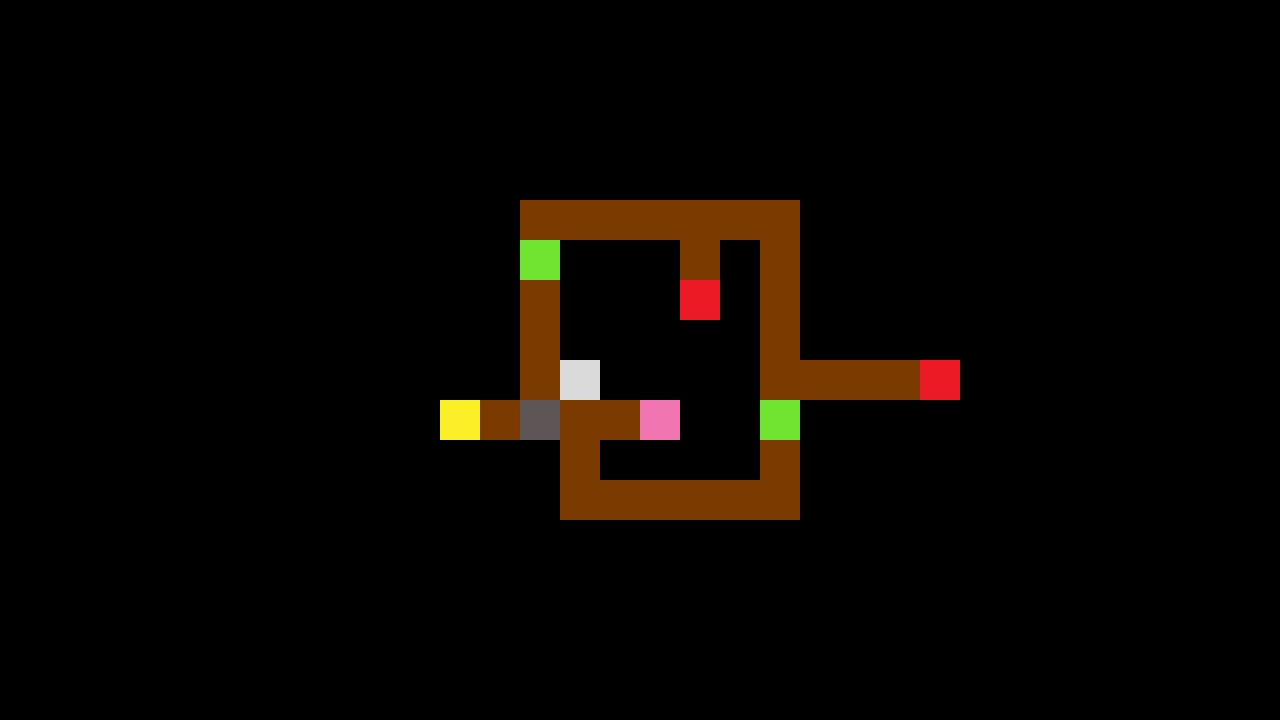

This is a level from a 2D game, rendered from its Tiled map with the project's own tilesets. A one-line summary and the map file follow, with tile-layer data summarised:
An orthogonal 32x18 tile map with 40x40 px tiles, 2 tile layers (Tiles, Catchables) and 2 objects.

<map version="1.0" orientation="orthogonal" renderorder="right-down" width="32" height="18" tilewidth="40" tileheight="40" nextobjectid="6">
 <tileset firstgid="1" name="Tiles" tilewidth="40" tileheight="40">
  <tile id="0">
   <image width="40" height="40" source="Attack_001.jpg" />
  </tile>
  <tile id="1">
   <image width="40" height="40" source="Box_001.jpg" />
  </tile>
  <tile id="2">
   <image width="40" height="40" source="Exit_001.jpg" />
  </tile>
  <tile id="3">
   <image width="40" height="40" source="Gatilho_Flecha_001.jpg" />
  </tile>
  <tile id="4">
   <image width="40" height="40" source="Ground_001.jpg" />
  </tile>
  <tile id="5">
   <image width="40" height="40" source="Single_Tile_001.jpg" />
  </tile>
  <tile id="6">
   <image width="40" height="40" source="Sky_001.jpg" />
  </tile>
  <tile id="7">
   <image width="40" height="40" source="Snow_001.jpg" />
  </tile>
  <tile id="8">
   <image width="40" height="40" source="Speed_001.jpg" />
  </tile>
  <tile id="9">
   <image width="40" height="40" source="Start_001.jpg" />
  </tile>
  <tile id="10">
   <image width="40" height="40" source="Trees_001.jpg" />
  </tile>
 </tileset>
 <layer name="Tiles" width="32" height="18">
  <data>[576 cells, 133 non-empty, 8 distinct tile ids]</data>
 </layer>
 <objectgroup name="Boundaries">
  <object id="3" x="521" y="199">
   <polyline points="0,0 279,1 279,161 439,161 439,201 279,201 279,321 39,321 39,241 -81,241 -81,201 -1,201 -1,1" />
  </object>
  <object id="5" x="560" y="240">
   <polyline points="0,0 120,0 120,80 160,80 160,0 200,0 200,240 40,240 40,200 120,200 120,160 40,160 40,120 0,120 0,0" />
  </object>
 </objectgroup>
 <layer name="Catchables" width="32" height="18">
  <data>[576 cells, 0 non-empty, 0 distinct tile ids]</data>
 </layer>
</map>
